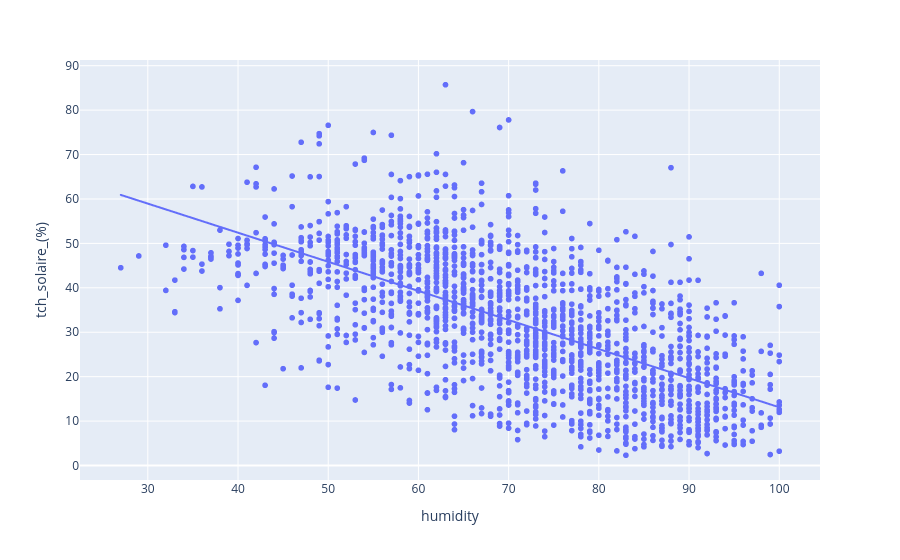

Write notebook code for a chart like this one.
### Code cell
fig = px.scatter(viz_data, x='humidity', y='tch_solaire_(%)', trendline='ols')
fig.show()

### Figure 1 — Plotly figure (JSON) as saved in the notebook; plotly's stock layout.template omitted (floating-point values rounded to 4 significant figures; data arrays with more than 128 entries replaced by an {"elided": "..."} marker saying what was removed)
{"data": [{"hovertemplate": "humidity=%{x}<br>tch_solaire_(%)=%{y}<extra></extra>", "legendgroup": "", "marker": {"color": "#636efa", "symbol": "circle"}, "mode": "markers", "name": "", "showlegend": false, "type": "scattergl", "x": {"elided": "1757 int values"}, "xaxis": "x", "y": {"elided": "1757 float values"}, "yaxis": "y"}, {"hovertemplate": "<b>OLS trendline</b><br>tch_solaire_(%) = -0.654945 * humidity + 78.603<br>R<sup>2</sup>=0.410717<br><br>humidity=%{x}<br>tch_solaire_(%)=%{y} <b>(trend)</b><extra></extra>", "legendgroup": "", "marker": {"color": "#636efa", "symbol": "circle"}, "mode": "lines", "name": "", "showlegend": false, "type": "scattergl", "x": {"elided": "1757 int values"}, "xaxis": "x", "y": {"elided": "1757 float values"}, "yaxis": "y"}], "layout": {"legend": {"tracegroupgap": 0}, "margin": {"t": 60}, "xaxis": {"anchor": "y", "domain": [0, 1], "title": {"text": "humidity"}}, "yaxis": {"anchor": "x", "domain": [0, 1], "title": {"text": "tch_solaire_(%)"}}}}
